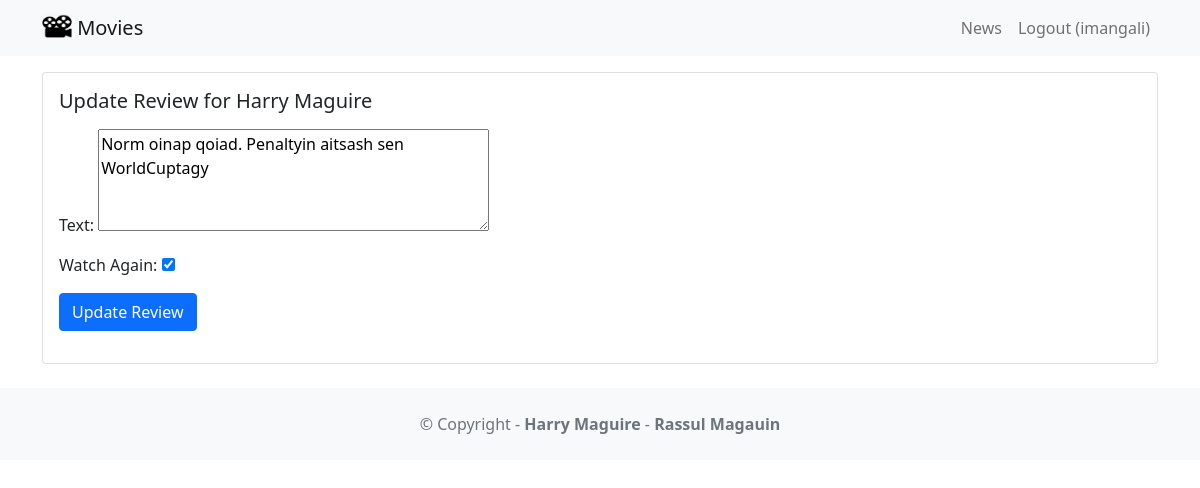
/movie/review/3 (signed in), run on the app's committed database.
### movie/models.py (models this page shows, shortened)
class Review(models.Model):
    text = models.CharField(max_length=100)
    date = models.DateTimeField(auto_now_add=True)
    user = models.ForeignKey(User, on_delete=models.CASCADE)
    movie = models.ForeignKey(Movie, on_delete=models.CASCADE)
    watchAgain = models.BooleanField()

class Movie(models.Model):
    title = models.CharField(max_length = 100)
    description = models.CharField(max_length=250)
    image = models.ImageField(upload_to = 'movie/images/')
    url = models.URLField(blank=True)

### movie/views.py (the view, shortened to what this page needs)
# urls.py: path('review/<int:review_id>', views.updatereview, name = 'updatereview'),
@login_required
def updatereview(request, review_id):
    review = get_object_or_404(Review, pk = review_id, user = request.user)
    if request.method == 'GET':
        form = ReviewForm(instance=review)
        return render(request, 'updatereview.html', {'review':review, 'form':form})

### movie/forms.py (shortened to what this page needs)
class ReviewForm(ModelForm):
    class Meta:
        model = Review
        fields = ['text', 'watchAgain']
        labels = {'watchAgain':('Watch Again')}
        widgets = {'text':Textarea(attrs={'rows':4}),}

### movie/templates/updatereview.html (shortened to what this page needs)
{% extends 'base.html' %}
{% block content %}
<div class="card mb-3">
  <div class="row g-0">
    <div>
      <div class="card-body">
        <h5 class="card-title">
          Update Review for {{ review.movie.title }}
        </h5>
        <p class="card-text">
          <form method="POST">
            {{ form.as_p }}
            <button type="submit"
              class="btn btn-primary">
              Update Review
            </button>
          </form>
        </p>
      </div>
    </div>
  </div>
</div>
{% endblock content %}

### movie_review/templates/base.html (shortened to what this page needs)
<!DOCTYPE html>
<html>
  <head>
    <link href="https://cdn.jsdelivr.net/npm/bootstrap@5.1.1/dist/css/bootstrap.min.css" rel="stylesheet" />
  </head>
  <body>
    <nav class="navbar navbar-expand-lg navbar-light bg-light mb-3">
      <div class="container">
        <a class="navbar-brand" href="{% url 'home' %}">
          {% load static %}
          <img src="{% static 'images/images.png' %}"
            alt="" width="30" height="24"
            class="d-inline-block align-text-top" />
          Movies
        </a>
        <div class="collapse navbar-collapse" id="navbarNavAltMarkup">
          <div class="navbar-nav ms-auto">
            <a class="nav-link" href="{% url 'news' %}">News</a>
            {% if user.is_authenticated %}
              <a class="nav-link" href="{% url 'logoutaccount' %}">
                Logout ({{ user.username }})
              </a>
            {% else %}
              <a class="nav-link" href="{% url 'loginaccount' %}">Login</a>
              <a class="nav-link" href="{% url 'signupaccount' %}">Sign Up</a>
            {% endif %}
          </div>
        </div>
      </div>
    </nav>
    <div class="container">
      {% block content %}
      {% endblock content %}
    </div>
    <footer class="text-center text-lg-start bg-light text-muted mt-4">
      <div class="text-center p-4">
        © Copyright -
        <a class="text-reset fw-bold text-decoration-none" target="_blank" href="https://twitter.com/greglim81">
          Harry Maguire
        </a> -
        <a class="text-reset fw-bold text-decoration-none" target="_blank" href="https://twitter.com/danielgarax">
          Rassul Magauin
        </a>
      </div>
    </footer>
  </body>
</html>

### data on the page
Review: movie "Harry Maguire", text "Norm oinap qoiad. Penaltyin aitsash sen WorldCuptagy", watchAgain "☑"

### other printed values
{{ user.username }} "imangali"
